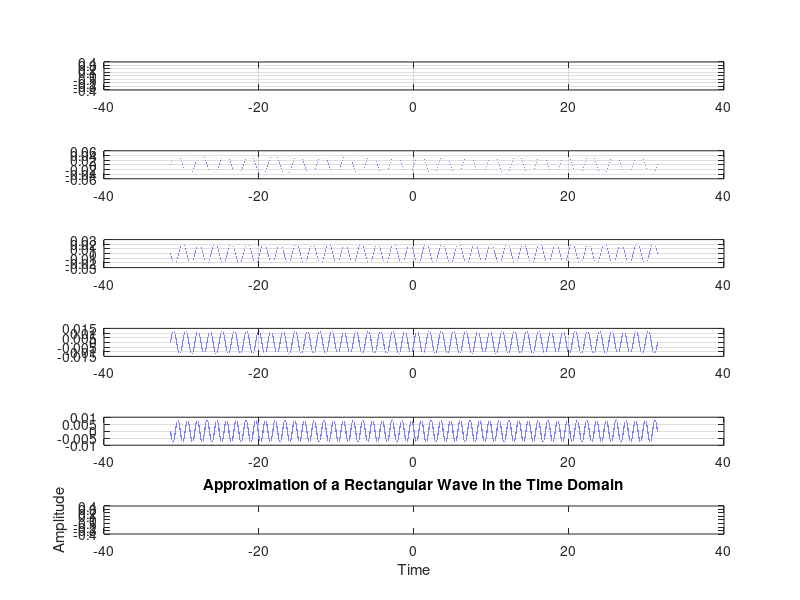

The MATLAB source for this figure:
%%  Created by Luis Alejandro (alejand@umich.edu)
close all
f = 1/(2*pi);         % fundamental frequency 10 Hz
t = -10*pi:0.0001:10*pi;  % time vector (1 sec sampled every millisecond)
N = 5;          % number of harmonics to approximate signal
A = 1;          % amplitude of approx signal
%% TIME DOMAIN
figure;
signal = zeros(size(t));
a0 = 0;
signal = signal + a0;
for n = 1 : N
    s = 2*((1/(n^2*pi^2))*(-1)^n*sin(2*pi*n*f*t));	% 4*pi factor is 2 * (2pi/npi)
    subplot(N+1,1,n);
    plot(t,s);
    signal = signal + s;
    grid on
end
subplot(N+1,1,N+1);
plot(t,signal);
xlabel('Time');
ylabel('Amplitude');
title('Approximation of a Rectangular Wave in the Time Domain');
